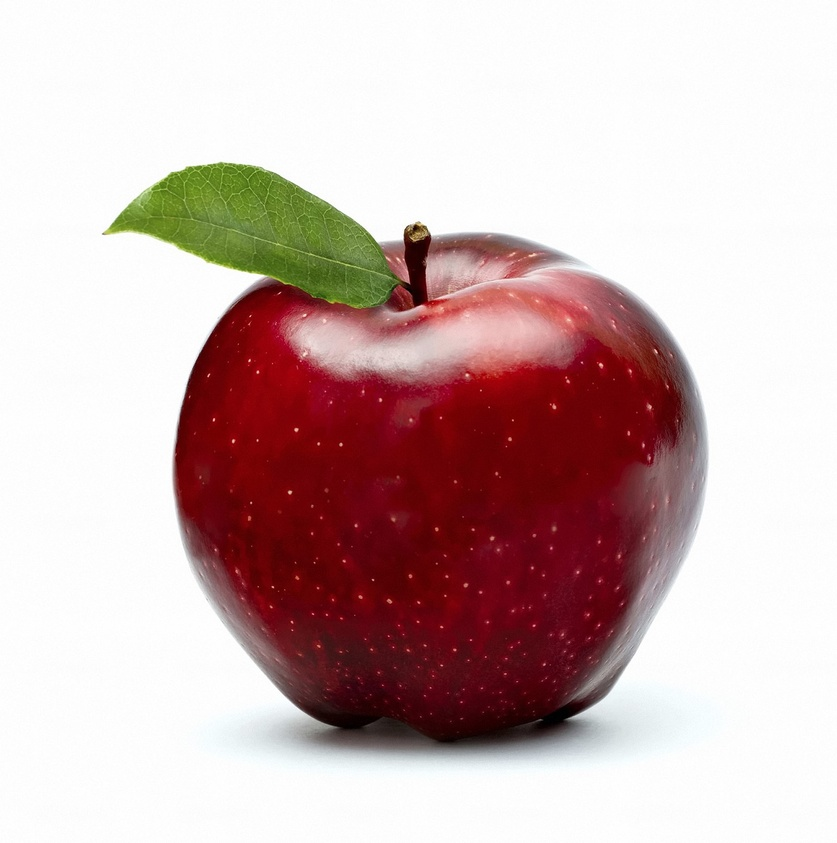
#> input picture apple.jpeg, 837 x 843 px, shrunk from 1400 x 1411 before the run
$ python main.py
#> lines starting #> are read from the running program, lines starting #| are printed output that depends on the picture
### filtering.py
import numpy as np
from utils import *

# Read Image
image = mpimg.imread('apple.jpeg')
#> image is the input picture: shape (843, 837, 3); mean R, G, B 206.4, 182.5, 181.5
gray_image = from_RGB_to_GS(image)

# [10 lines left out: function gaussian_filter, not called in this run]

def median_filter(image):
    m = image.shape[0]
    n = image.shape[1]

    # Traverse the image. For every 3X3 area,
    # find the median of the pixels and replace the center pixel by the median
    new_image = np.zeros([m, n])

    for i in range(1, m-1):
        for j in range(1, n-1):
            temp = [image[i-1, j-1], image[i-1, j], image[i-1, j + 1], image[i, j-1], image[i, j],
                    image[i, j + 1], image[i + 1, j-1], image[i + 1, j], image[i + 1, j + 1]]

            temp = sorted(temp)
            new_image[i, j] = temp[4]

    new_image = new_image.astype(np.uint8)
    return new_image


def average_filter(mask_size, image):
    m = image.shape[0]
    n = image.shape[1]

    # obtain mask
    mask = np.ones((mask_size, mask_size), np.float32)/9

    # Convolve the 3X3 mask over the image
    new_image = np.zeros([m, n])
    # print (new_image)

    for i in range(1, m-1):
        for j in range(1, n-1):
            temp = image[i-1, j-1]*mask[0, 0]
            +image[i-1, j]*mask[0, 1]+image[i-1, j + 1]*mask[0, 2]
            +image[i, j-1]*mask[1, 0] + image[i, j]*mask[1, 1]
            +image[i, j + 1]*mask[1, 2]+image[i + 1, j-1]*mask[2,0]
            +image[i + 1, j]*mask[2, 1]+image[i + 1, j + 1]*mask[2, 2]

            new_image[i, j] = temp

    new_image = new_image.astype(np.uint8)
    return new_image

### utils.py
import random
import numpy as np
import matplotlib.pyplot as plt
import matplotlib.image as mpimg
from PIL import Image
import math
import cv2  # hnshelha b3d borha

def generate_noise(image, noise_type):
    if noise_type == "gaussian_noise":

        gaussian_noise = np.random.normal(0,10,(image.shape[0], image.shape[1]))
        save_image("Gaussian random noise.jpg", gaussian_noise)

        return gaussian_noise

    if noise_type == "uniform_noise":

        uniform_noise =  np.random.uniform(0,50,(image.shape[0], image.shape[1]))
        save_image("Uniform random noise.jpg", uniform_noise)

        return uniform_noise

# Add salt and pepper noise to image , prob: Probability of the noise
def sp_noise(image,prob):

    output = np.zeros(image.shape,np.uint8)
    thres = 1 - prob
    for i in range(image.shape[0]):
        for j in range(image.shape[1]):
            rdn = random.random()
            if rdn < prob:
                output[i][j] = 0
            elif rdn > thres:
                output[i][j] = 255
            else:
                output[i][j] = image[i][j]
    return output

# adding noisy image to original image gaussian & uniform
def image_plus_noise(image, noise_image):

    noisy_image = np.add(image, noise_image)
    return noisy_image


def display_image(image_to_display, type):

    if type == "Gray":
        imgplot = plt.imshow(image_to_display, cmap='gray')
    else:
        imgplot = plt.imshow(image_to_display)

    plt.show()


def from_RGB_to_GS(image):

    R, G, B = image[:,:,0], image[:,:,1], image[:,:,2]
    imgGray = (0.2989 * R + 0.5870 * G + 0.1140 * B).astype(np.uint8)

    return imgGray

def save_image(image_name, image_to_save):

    mpimg.imsave(image_name, image_to_save)


# Histogram function
def HistDistFun(GreyScaleImg):
    Frequencies=[]
    PixelValues=[]

    for s in range(0,256,1):
        PixelValues.append(s)

    for k in range(0,256,1):
        Frequencies.append(0)

    imgShape=GreyScaleImg.shape
    cols,rows=imgShape
    for i in range(0,cols,1):
        for j in range(0,rows,1):
            value=GreyScaleImg[i,j]
            Frequencies[value]=Frequencies[value]+1

    return Frequencies

# image equalization
# cumulative distribution frequency
def cdf(histogram):
    cdf = [0] * len(histogram)   #len=256
    #print (cdf)
    cdf[0] = histogram[0]
    for i in range(1, len(histogram)):

        cdf[i]= cdf[i-1]+histogram[i]

    cdf = [n*255/cdf[-1] for n in cdf]

    return cdf

# to get new pixel values (linear interpolation)
def image_equalization(image):

    img_cdf = cdf(HistDistFun(image))
    equalized_img = np.interp(image, range(0,256), img_cdf)

    return equalized_img

#Image normalization
def normalization(cols, rows, x_max, x_min, x_new_max, x_new_min, Greyimg):

    img = cv2.resize (Greyimg,(cols, rows))

    img_norm_list = []
    for i in range(0, cols):
        img_norm_list_rows = []
        for j in range(0, rows):
            #normalization folmula is: x_norm = (x - x_new_min) / (x_max - x_min)) * (x_new_max - x_new_min)
            x_norm = ((img[i][j] - x_new_min) / (x_max - x_min)) * (x_new_max - x_new_min)
            img_norm_list_rows.append(math.ceil(x_norm))
        img_norm_list.append(img_norm_list_rows)

    array = np.array(img_norm_list)
    h, w = array.shape
    mat = np.reshape(array, (h, w))
    img_norm = Image.fromarray(mat)

    return img_norm


### main.py
from utils import *
from filtering import *
from conv import *

# Read Image
import cv2
# Let's first create a zero image with the same dimensions of the loaded image
image = mpimg.imread('apple.jpeg')
gray_image = from_RGB_to_GS(image)


# 1- Adding noise to Image [Gaussian noise, Uniform noise, Salt & Pepper]
gaussian_noise = generate_noise(image, "gaussian_noise")
#> in save_image, `mpimg.imsave(image_name, image_to_save)`:
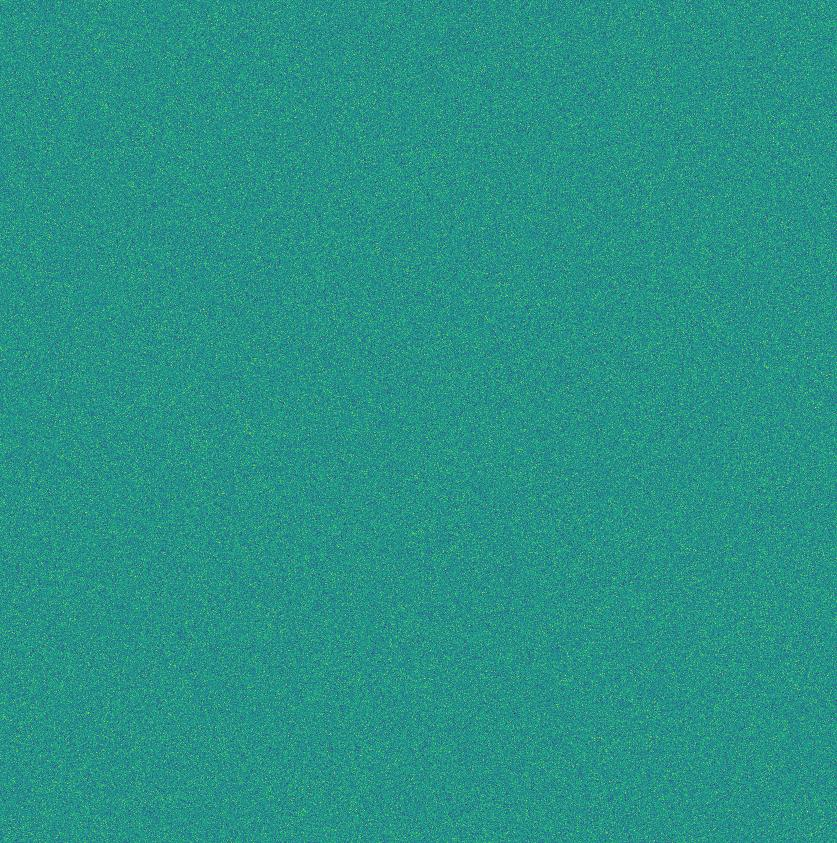
#> saved as Gaussian random noise.jpg: shape (843, 837, 3); mean R, G, B 38.9, 146.9, 135.4
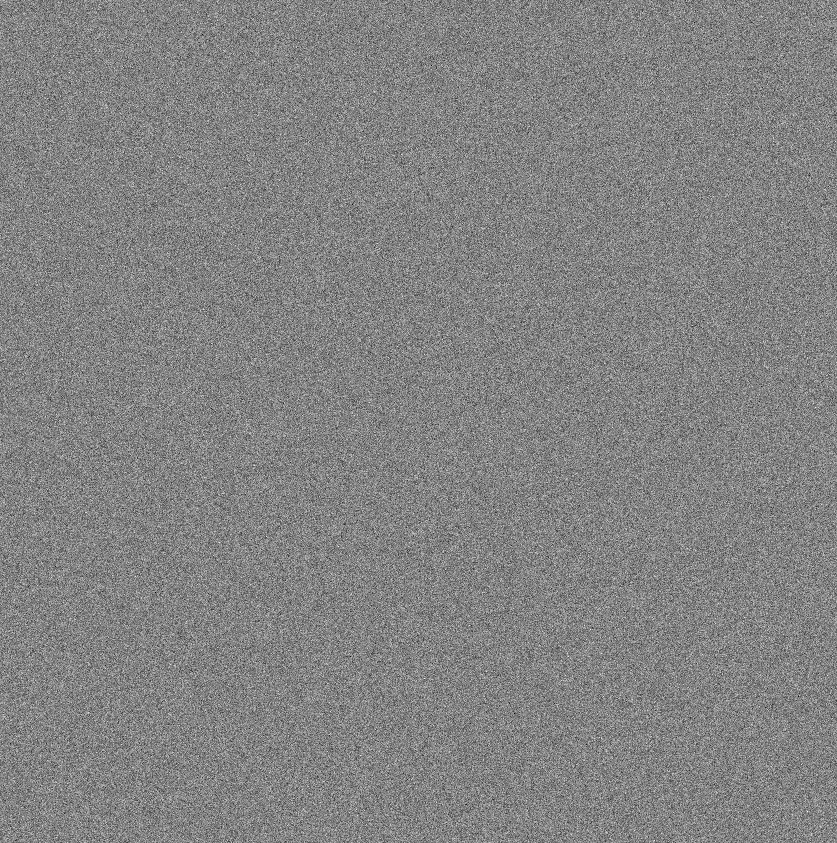
#> gaussian_noise: shape (843, 837) float64; min -50.02, max 47.17, mean 0; drawn with min black and max white
uniform_noise = generate_noise(image, "uniform_noise")
#> call 2 of save_image, with image_name = 'Uniform random noise.jpg'
#> in save_image (call 2), `mpimg.imsave(image_name, image_to_save)`:
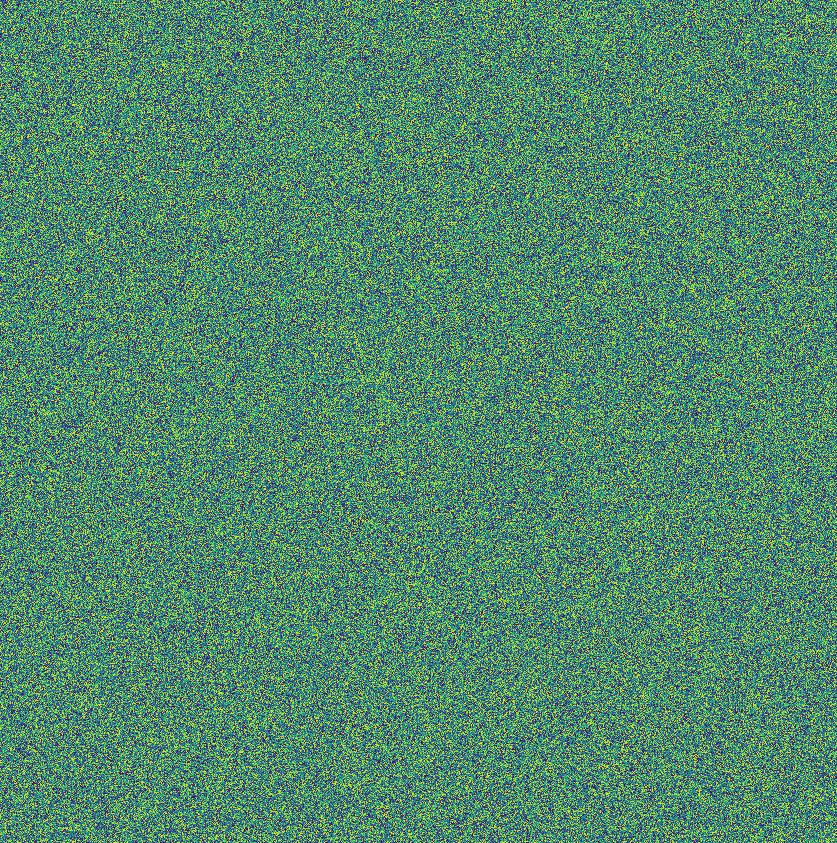
#> saved as Uniform random noise.jpg: shape (843, 837, 3); mean R, G, B 83.2, 136.6, 109.4
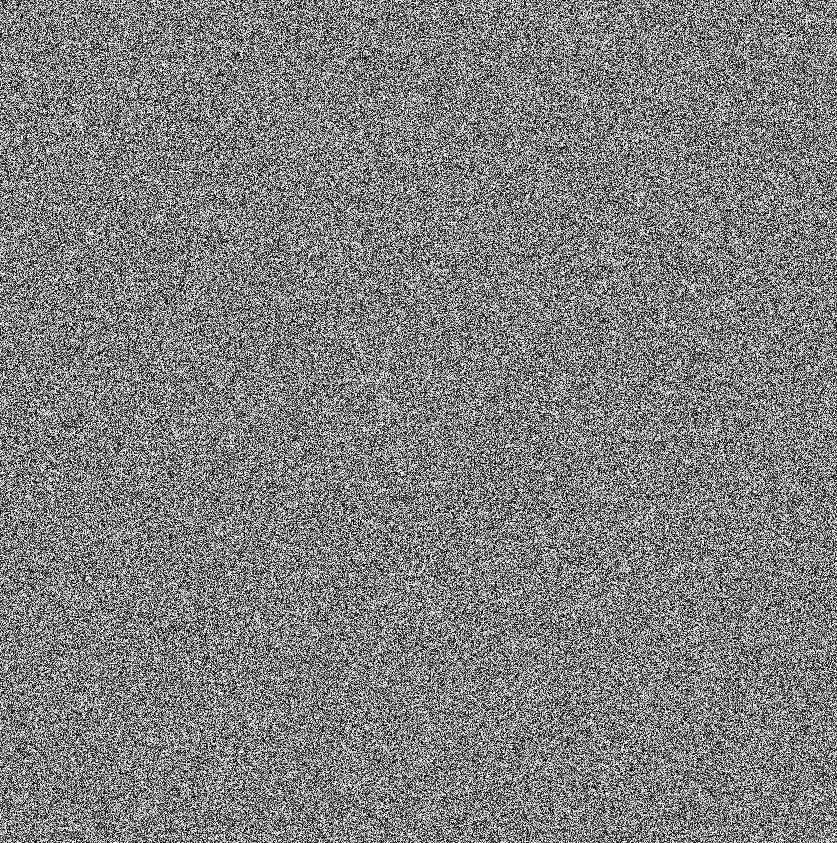
#> uniform_noise: shape (843, 837) float64; min 6.65e-05, max 50, mean 25; drawn with min black and max white

gauss_image = image_plus_noise(gray_image, gaussian_noise)
display_image(gauss_image, "Gray")

uniform_image = image_plus_noise(gray_image, uniform_noise)
display_image(uniform_image, "Gray")

sp_image = sp_noise(gray_image,0.00000025)
display_image(sp_image, "Gray")


# [6 lines of commented-out code are left out]

avg_filter = average_filter(3, uniform_image)
#> after the loop in average_filter, `for i in range(1, m-1):`:
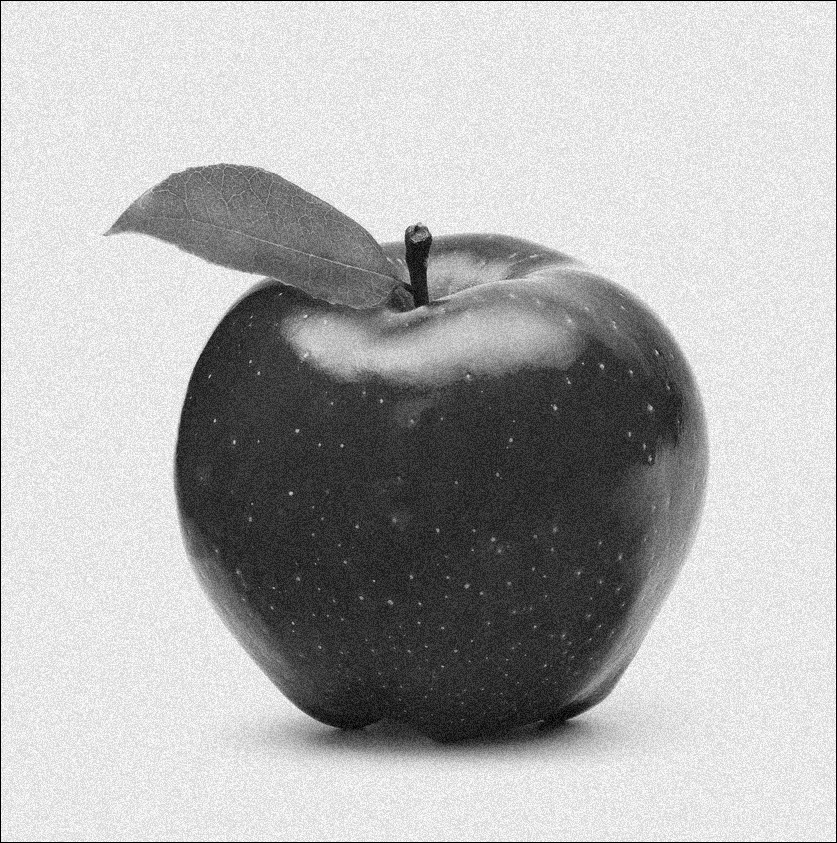
#> new_image: shape (843, 837) float64; min 0, max 33.78, mean 23.6; drawn with min black and max white
display_image(avg_filter, "Gray")

medianFilter = median_filter(sp_image)
display_image(medianFilter, "Gray")


# fadel taka feha
# 4- Draw histogram and distribution curve
#PixelValues,Frequencies=HistDistFun(gray_image)
#fig, axs = plt.subplots(2)
#fig.suptitle('Histogram & Distribution Curve')
#axs[0].bar(PixelValues,Frequencies)
#axs[1].plot(PixelValues,Frequencies)
#plt.show()

# 5- Equalize the image
equalized_image = image_equalization(gray_image)
#> after the loop in HistDistFun, `for i in range(0,cols,1):`: Frequencies = 256 values, max 205049 at index 252, min 0 at index 255, mean 2756.2
#> in cdf, `cdf = [0] * len(histogram)`: cdf = 256 values from 0 to 0
#> after the loop in cdf, `for i in range(1, len(histogram)):`: cdf = 256 values from 90 to 705591
#> in cdf, `cdf = [n*255/cdf[-1] for n in cdf]`: cdf = 256 values from 0.0325 to 255
#> in image_equalization, `equalized_img = np.interp(image, range(0,256), img_cdf)`:
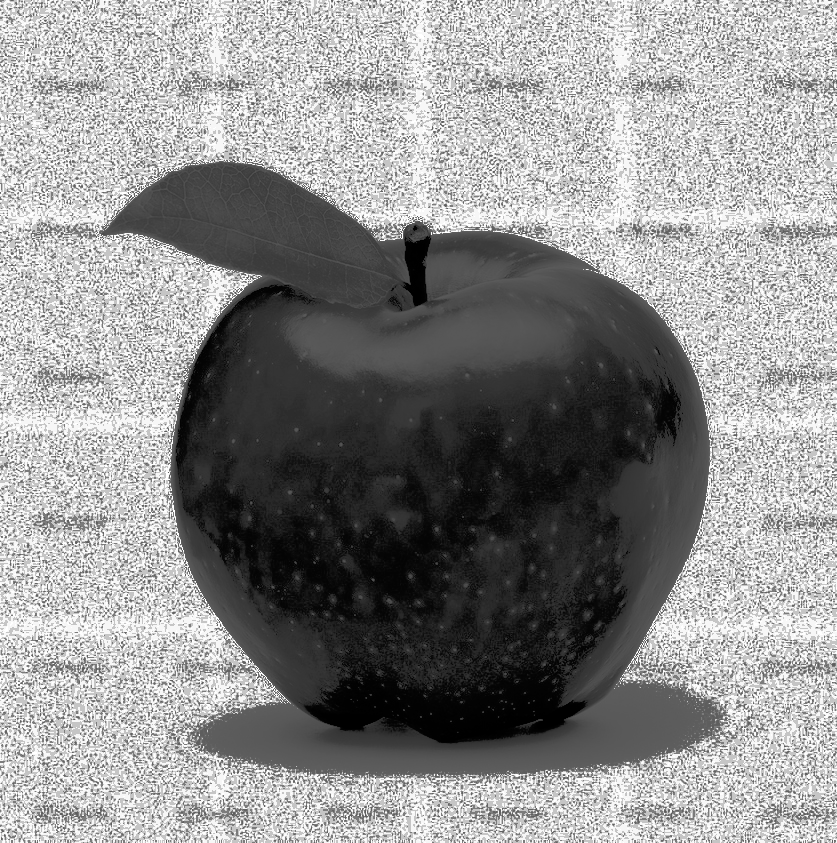
#> equalized_img: shape (843, 837) float64; min 0.0325, max 255, mean 144.9
display_image(equalized_image, "Gray")

# 6- Normalize the image
normalized_image= normalization(cols=333, rows=333, x_min=0, x_max=255, x_new_min=0, x_new_max=33, Greyimg=gray_image)
#> after the loop in normalization, `for i in range(0, cols):`: img_norm_list = 333 items
#> in normalization, `array = np.array(img_norm_list)`:
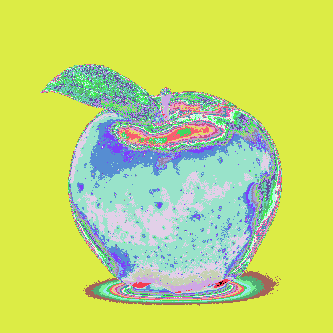
#> array: shape (333, 333) int64; 34 distinct labels, from 0 to 33; one colour per label, 0 black
#> (the run stopped early here; a loop or call above may not have finished)
